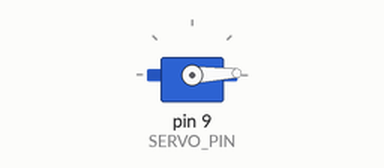
Simulated run of this sketch. Board: Arduino Nano, built with avr-gcc and run on an emulated ATmega328P. Parts: servo.

Above: at 0.05 s.
At 2.1 s:
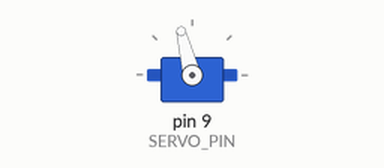
At 4.9 s:
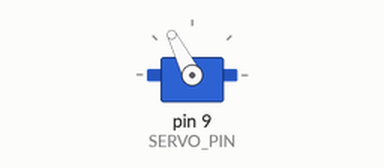
At 9.75 s:
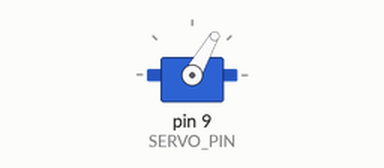
Timing chart, 0 to 13.3 s (numbered marks = the images above):
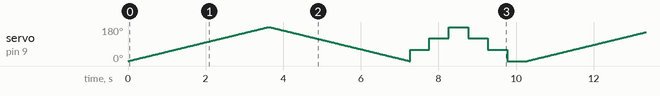

Measured:
- by itself, servo on pin 9 (SERVO_PIN): moves between 0° and 180°, repeating every 10.3 s

The sketch:

diy-e47.ino
```cpp
/***********************************************************************************************************************************************************
 *  TITLE: This is an example skecth that will help you interface a servo to an Arduino.
 *
 *  By Frenoy Osburn
 *  YouTube Video: https://youtu.be/NoqjQKcRkVw
 ***********************************************************************************************************************************************************/

  /********************************************************************************************************************
 *  Board Settings:
 *  Board: "Arduino Nano"
 *  Processor: "ATmega328P (Old Bootloader)"
 *  COM Port: Depends *On Your System*
 *********************************************************************************************************************/

#include <Servo.h>

#define SERVO_PIN    9  //PWM pin that is connected to the servo

Servo demoServo;        //create a servo object

int servoAngle = 0;     //servo angle which can vary from 0 - 180

void setup()
{
  demoServo.attach(SERVO_PIN, 1000, 2000);  //attach the pin to the object so that we can send the signal to it.
                                            //I've defined the range between 1000-2000us or 1-2ms as the default range is non-standard
}

void loop()
{
  for(servoAngle = 0; servoAngle <= 180; servoAngle++)  //increment the angle from 0 to 180, in steps of 1
  {
    demoServo.write(servoAngle);                        //set the servo angle and it will move to it
    delay(20);                                          //wait 20ms before moving to the next position
  }
  for (servoAngle = 180; servoAngle >= 0; servoAngle--) //decrement the angle from 180 to 0, in steps of 1
  {
    demoServo.write(servoAngle);                        //set the servo angle and it will move to it
    delay(20);                                          //wait 20ms before moving to the next position
  }

  demoServo.write(60);                                  //move servo to 60 deg
  delay(500);                                           //wait for 500ms

  demoServo.write(120);                                 //move servo to 120 deg
  delay(500);                                           //wait for 500ms

  demoServo.write(180);                                 //move servo to 180 deg
  delay(500);                                           //wait for 500ms

  demoServo.write(120);                                 //move servo to 120 deg
  delay(500);                                           //wait for 500ms

  demoServo.write(60);                                  //move servo to 60 deg
  delay(500);                                           //wait for 500ms

  demoServo.write(0);                                   //move servo to 0 deg
  delay(500);                                           //wait for 500ms

/*
  demoServo.write(0);                                   //move servo to 0 deg
  delay(5000);

  demoServo.write(180);                                 //move servo to 180 deg
  delay(5000);
 */
}
```
